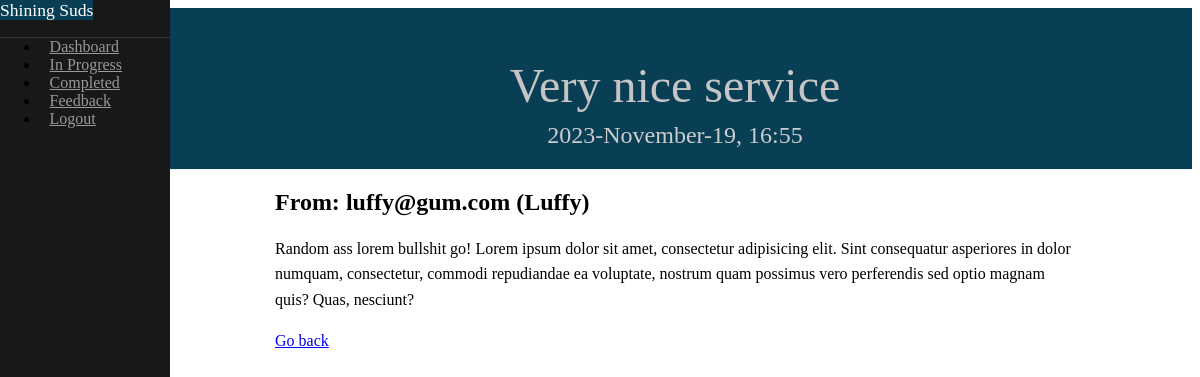
The app's page /admin/feedback/1 (signed in) with its own data.
### laundry/models.py (models this page shows, shortened)
class Message(db.Model):
    __tablename__ = 'messages'
    id = db.Column(db.Integer, primary_key=True)
    subject = db.Column(db.String)
    message = db.Column(db.Text(), nullable=False)
    timestamp = db.Column(db.DateTime, default=datetime.datetime.now())
    user_id = db.Column(db.Integer, db.ForeignKey('users.id', name='fk_user_id'))
    user = db.relationship("User", uselist=False, backref="messages")

class User(db.Model, UserMixin):
    __tablename__ = 'users'
    id = db.Column(db.Integer, primary_key=True, index=True)
    name = db.Column(db.String, nullable=False)
    email = db.Column(db.String, unique=True, index=True, nullable=False)
    hashed_password = db.Column(db.String, nullable=False)
    is_active = db.Column(db.Boolean(), default=True)
    is_superuser = db.Column(db.Boolean(), default=False)
    phone = db.Column(db.String())
    address = db.Column(db.String())
    @property
    def password(self) -> AttributeError:
        return {'lol': 'nice try'}
    def get(index: str | int) -> Query | None:
        return User.query.get(index) or User.query.filter_by(email=index).first()

### laundry/admin/views.py (the view)
@admin.route('/feedback/<int:id>')
@login_required
def feedback_msg(id):
    message = Message.query.get(id)
    user = User.get(message.user_id)
    return render_template('admin/feedback_msg.html', message=message, user=user)

### laundry/models.py (called while the page is built)
@login_manager.user_loader
def load_user(id):
    return User.get(id)

### laundry/templates/admin/feedback_msg.html (shortened to what this page needs)
{% extends "shared/base.html" %}
{% block content %}
<div id="main">
    <div class="header">
        <h1>{{ message.subject }}</h1>
        <h2>
            {{ message.timestamp.strftime("%Y-%B-%d") }},
            {{ message.timestamp.strftime("%H:%M") }}
        </h2>
    </div>
    <div class="content">
        <h2>From: {{ user.email }} ({{ user.name }})</h2>
        <p>{{ message.message }}</p>
        <a href="{{ url_for('.feedback') }}">Go back</a>
    </div>
</div>
{% endblock %}

### laundry/static/css/pure-custom.css (style rules this page uses)
body { color: #000000; }
.content { margin: 0 auto; padding: 0 2em; max-width: 800px; margin-bottom: 50px; line-height: 1.6em; }
.header { margin: 0; color: #333; text-align: center; padding: 2.5em 2em 0; border-bottom: 1px solid #eee; background-color: rgb(9, 63, 85); font-family: Georgia, 'Times New Roman', Times, serif; }
.header h1 { margin: 0.2em 0; font-size: 3em; font-weight: 300; color: #c5c5c5; }
.header h2 { font-weight: 300; color: #ccc; padding: 0; margin-top: 0; }
@media (min-width: 48em) { .header, .content { padding-left: 2em; padding-right: 2em; } }

### laundry/static/css/my_custom.css (style rules this page uses)
::placeholder { color: rgb(9, 63, 85); opacity: 0.7; }

### records on screen
Message: subject "Very nice service", timestamp "2023-November-19", timestamp "16:55", message "Random ass lorem bullshit go! Lorem ipsum dolor sit amet, consectetur adipisicing elit. Sint consequatur asperiores in dolor numquam, consectetur, commodi repudiandae ea voluptate, nostrum quam possimus vero perferendis sed optio magnam quis? Quas, nesciunt?"
User: email "luffy@gum.com", name "Luffy"
